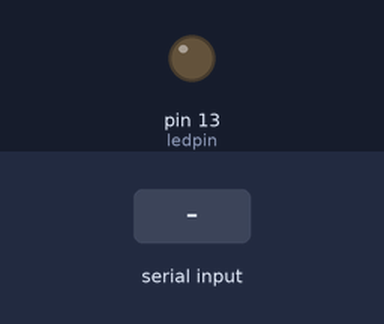
This sketch was run on a simulated Arduino Uno, built with avr-gcc and run on an emulated ATmega328P. Parts: output pins drawn as LEDs (lit = HIGH). The inputs (shaded band) are chosen by the test bench.

Above: at 1.2 s.
1.3 s: "a" received over the second serial link
At 2.2 s:
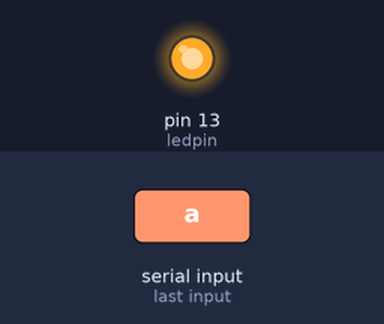
2.8 s: "s" received over the second serial link
At 4.2 s:
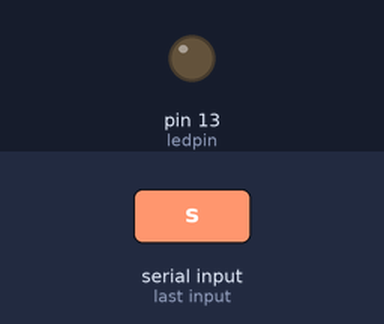
Timing chart, 0 to 5.8 s (numbered marks = the images above; inputs shaded):
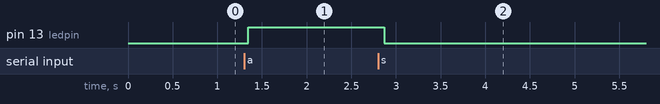

The sketch:

LED_bluetooth.ino
```cpp
/*
 * This Arduino file is to be used with Bluetooth device plugged on arduino
 * RX of bluetooth on pin 11 of Arduino Uno
 * TX of bluetooth on pin 10 of Arduino Uno
 * Monitor application should be installed on smart phone or computor
 * Bluetooth password is 1234
 * This program switched on and off the arduino Uno led connected to pin13
 * using commands a and s from the smart phone monitor.
 * Michel Platnic
 */

#include <SoftwareSerial.h>// import the serial library

SoftwareSerial BT(10, 11); // RX, TX

int ledpin=13; // led on D13 will show blink on / off
int BluetoothData; // the data given from Computer

void setup() {
  // put your setup code here, to run once:
  BT.begin(9600);
  BT.println("Bluetooth On please press 1 or 0 blink LED ");
  pinMode(ledpin,OUTPUT);
}

void loop() {
  // put your main code here, to run repeatedly:
  if (BT.available()){
     BluetoothData=BT.read();

     if(BluetoothData=='a'){   // if 'a' pressed.
       digitalWrite(ledpin,1);
       BT.println("LED  On D13 ON ! ");
     }
     if (BluetoothData=='s'){  // if 's' pressed.
       digitalWrite(ledpin,0);
       BT.println("LED  On D13 Off ! ");
     }
  }
  delay(100);// prepare for next data.
}
```

Measured:
- after the input at 1.3 s, pin 13 (ledpin): LOW → HIGH after 0.05 s
- after the input at 2.8 s, pin 13 (ledpin): HIGH → LOW after 0.07 s
